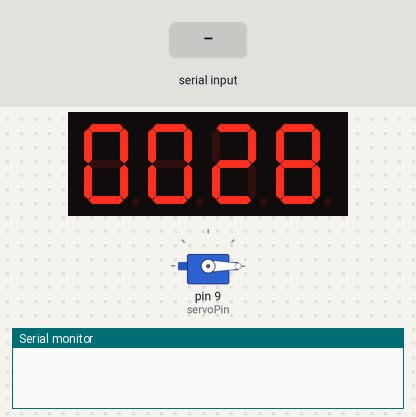
Recording of a sketch running on a simulated Arduino Uno, built with avr-gcc and run on an emulated ATmega328P. Shown: 4-digit seven-segment display, servo, the last lines printed to the serial monitor. Wiring (inferred from the names in the program): 4-digit 7-segment display, segments lit when HIGH: segments pin 2, pin 3, pin 4, pin 5, pin 6, pin 7, pin 8, pin 10; digit selects pin 11, pin 12, pin 13, A0. The test bench sets the inputs (shaded band). The segment pins are drawn as the display they are named for.

Above: at 2.2 s.
2.3 s: "AUTO_FEED\n" received over Serial
At 3.3 s:
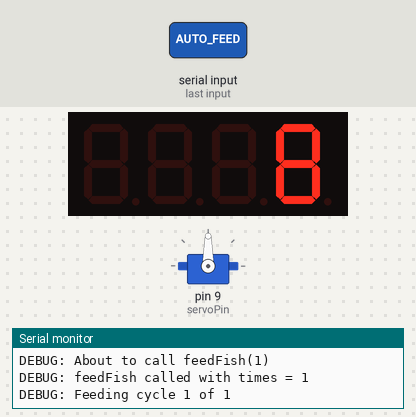
5.0 s: "FEED_NOW\n" received over Serial
At 7.4 s:
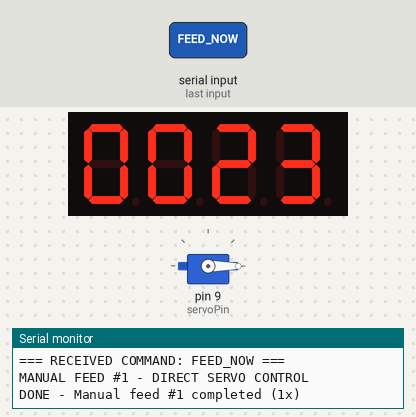
7.6 s: "SET_INTERVAL:45\n" received over Serial
At 8.2 s:
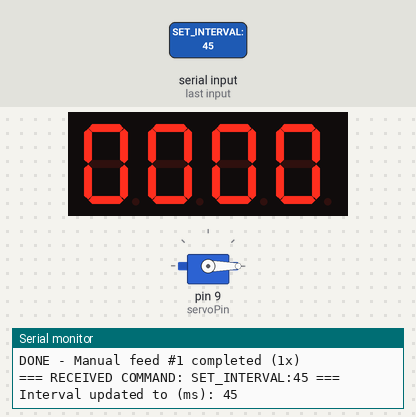
Timing chart, 0 to 10.6 s (numbered marks = the images above; inputs shaded):
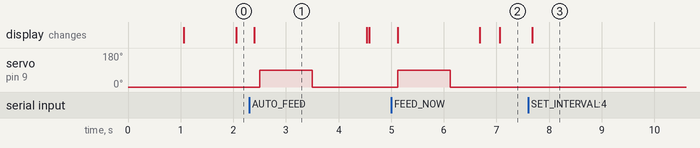

Measured:
- after the input at 2.3 s, servo on pin 9 (servoPin): 0° → 90° after 0.20 s, → 0° 1.0 s later
- after the input at 5.0 s, servo on pin 9 (servoPin): 0° → 90° after 0.12 s, → 0° 1.0 s later
- what the display in image 1 shows lasts 2.1 s, from 2.4 s to 4.5 s

The sketch:

arduino_sketch.ino
```cpp
#include <Servo.h>

// --- Pin definitions ---
const int servoPin = 9;  // Servo motor pin

// --- 7-segment display pins ---
const int segPins[8] = {2, 3, 4, 5, 6, 7, 8, 10};  // a,b,c,d,e,f,g,dp
const int digitPins[4] = {11, 12, 13, A0};  // digit1,digit2,digit3,digit4

// --- Variables ---
Servo myServo;
unsigned long interval = 30000;  // 30 seconds default
unsigned long lastMillis = 0;
int feedCounter = 0;  // Debug counter
bool isFeeding = false;  // Prevent simultaneous feeding

// --- 7-segment patterns (0-9) ---
const byte digitPatterns[10] = {
  B11111100,  // 0
  B01100000,  // 1
  B11011010,  // 2
  B11110010,  // 3
  B01100110,  // 4
  B10110110,  // 5
  B10111110,  // 6
  B11100000,  // 7
  B11111110,  // 8
  B11110110   // 9
};

void setup() {
  Serial.begin(9600);

  // Initialize 7-segment display pins
  for (int s=0; s<8; s++) pinMode(segPins[s], OUTPUT);
  for (int d=0; d<4; d++) pinMode(digitPins[d], OUTPUT);

  // Initialize all digits off
  for (int d=0; d<4; d++) digitalWrite(digitPins[d], HIGH);
  // Initialize segments off
  for (int s=0; s<8; s++) digitalWrite(segPins[s], LOW);

  // Initialize servo to 0° position and keep it there
  myServo.attach(servoPin);
  myServo.write(0);   // Set to 0° position
  delay(1000);        // Wait for servo to settle
  // Keep servo attached to maintain position

  lastMillis = millis();
}

void loop() {
  unsigned long currentMillis = millis();

  // --- Automatic feeding timer DISABLED ---
  // Arduino will only feed when commanded via serial (FEED_NOW or AUTO_FEED)
  // No automatic feeding from Arduino's internal timer

  // --- Serial command handling ---
  if (Serial.available() > 0) {
    String command = Serial.readStringUntil('\n');
    command.trim();
    Serial.println("=== RECEIVED COMMAND: " + command + " ===");

    if (command == "FEED_NOW") {
      if (isFeeding) {
        Serial.println("FEED_NOW BLOCKED - Already feeding in progress");
        return;
      }

      isFeeding = true;
      feedCounter++;
      Serial.println("MANUAL FEED #" + String(feedCounter) + " - DIRECT SERVO CONTROL");

      // Manual feed: direct servo control (separate from automatic)
      myServo.attach(servoPin);
      delay(100);
      myServo.write(90);    // move to feeding position (90°)
      delay(1000);          // wait 1s for feeding
      myServo.write(0);     // return to rest position (0°)
      delay(500);           // wait 0.5s
      myServo.detach();     // detach to prevent jitter

      Serial.println("DONE - Manual feed #" + String(feedCounter) + " completed (1x)");
      isFeeding = false;

    } else if (command == "AUTO_FEED") {
      if (isFeeding) {
        Serial.println("AUTO_FEED BLOCKED - Already feeding in progress");
        return;
      }

      isFeeding = true;
      Serial.println("AUTOMATIC FEED - USING feedFish FUNCTION");
      Serial.println("DEBUG: About to call feedFish(1)");
      feedFish(1);  // feed 1 time (automatic)
      Serial.println("DEBUG: feedFish(1) completed");
      isFeeding = false;
    } else if (command.startsWith("SET_INTERVAL")) {
      int newInterval = command.substring(command.indexOf(":")+1).toInt();
      if (newInterval > 0) {
        interval = (unsigned long)newInterval;
        lastMillis = millis(); // restart countdown on update
        Serial.print("Interval updated to (ms): "); Serial.println(interval);
      }
    }
  }

  // --- Display countdown (seconds) ---
  long remainingMs = (long)interval - (long)(currentMillis - lastMillis);
  if (remainingMs < 0) remainingMs = 0;
  unsigned long remaining = (unsigned long)(remainingMs / 1000UL);
  if (remaining > 9999UL) remaining = 9999UL; // clamp to 4 digits

  displayNumber((int)remaining);
}

// --- Feed function (for automatic feeding only) ---
void feedFish(int times) {
  Serial.print("DEBUG: feedFish called with times = ");
  Serial.println(times);

  // Reattach servo only when feeding
  myServo.attach(servoPin);
  delay(100);  // Small delay for servo to initialize

  // Automatic feed: single cycle - same motion as manual feed
  for (int i=0; i<times; i++) {
    Serial.print("DEBUG: Feeding cycle ");
    Serial.print(i+1);
    Serial.print(" of ");
    Serial.println(times);

    myServo.write(90);    // move to feeding position (90°)
    delay(1000);          // wait 1s for feeding
    myServo.write(0);     // return to rest position (0°)
    delay(500);           // wait 0.5s between cycles
  }

  // Return to rest position and detach to prevent jitter
  myServo.write(0);       // Rest position (0°)
  delay(500);             // Wait for servo to settle
  myServo.detach();       // Detach to prevent electrical interference

  Serial.println("DEBUG: feedFish completed");
}

// --- 7-segment display ---
void displayNumber(int num) {
  int digits[4];
  for (int i=3; i>=0; i--) {
    digits[i] = num % 10;
    num /= 10;
  }

  for (int d=0; d<4; d++) {
    // Turn off all digits
    for (int i=0; i<4; i++) digitalWrite(digitPins[i], HIGH);

    // Set segments for current digit
    byte pattern = digitPatterns[digits[d]];
    for (int s=0; s<8; s++) {
      digitalWrite(segPins[s], bitRead(pattern, 7-s));
    }

    // Turn on current digit
    digitalWrite(digitPins[d], LOW);
    delay(2);  // Display time per digit
  }
}
```
